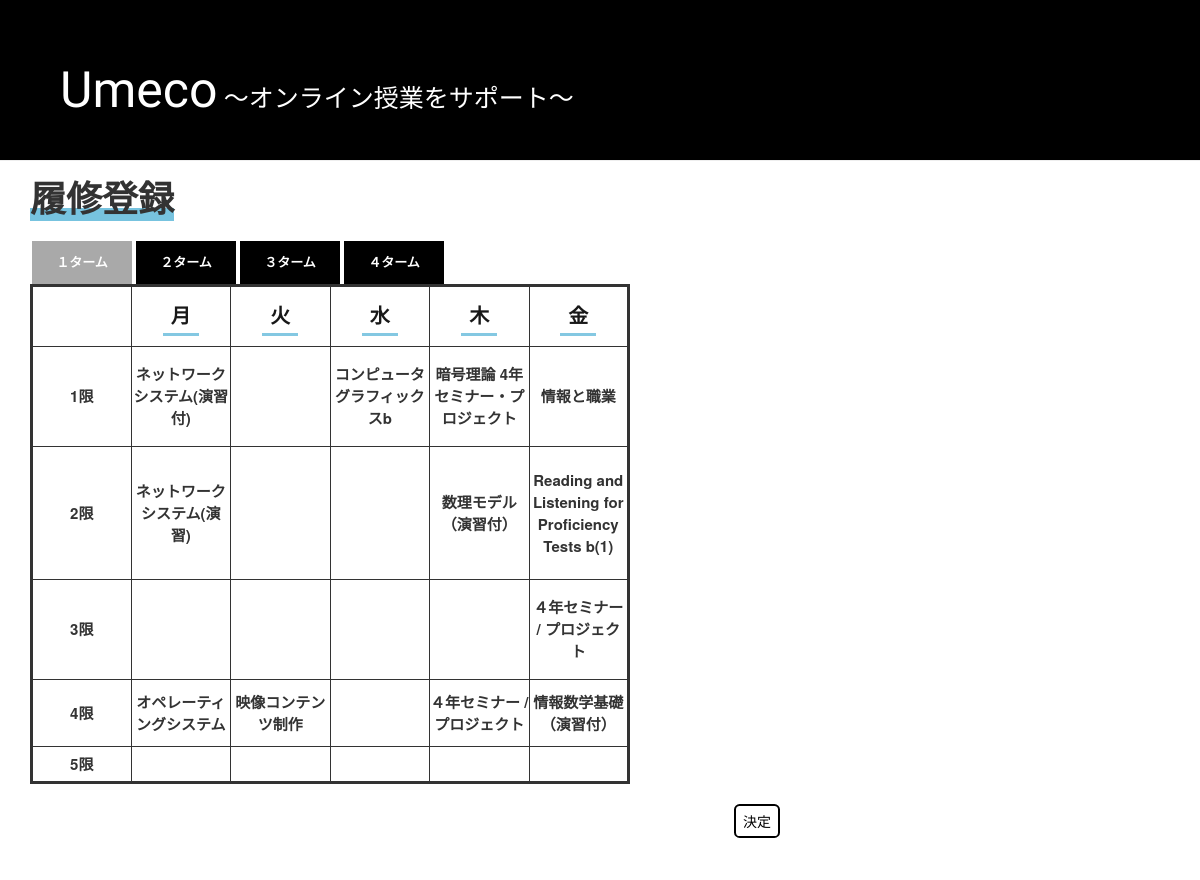
Screenshot of /course/ with the database file from the repository.
### blog/models.py (models this page shows, shortened)
class Post(models.Model):
    author = models.ForeignKey(settings.AUTH_USER_MODEL, on_delete=models.CASCADE)
    title = models.CharField(max_length=200)
    text = models.TextField()
    pursose = models.TextField()
    terget = models.TextField()
    course = models.TextField()
    textbook = models.TextField()
    evaluation = models.TextField()
    created_date = models.DateTimeField(default=timezone.now)
    published_date = models.DateTimeField(blank=True, null=True)
    time = models.CharField(max_length=20)
    t_mail = models.CharField(max_length=200)
    subjecturl =  models.TextField()
    sllabus = models.TextField()
    homework = models.TextField()
    lesson = models.TextField()
    regi = models.CharField(max_length=5)

class Post3(models.Model):
    author = models.ForeignKey(settings.AUTH_USER_MODEL, on_delete=models.CASCADE)
    title = models.CharField(max_length=200)
    text = models.TextField()
    pursose = models.TextField()
    terget = models.TextField()
    course = models.TextField()
    textbook = models.TextField()
    evaluation = models.TextField()
    created_date = models.DateTimeField(default=timezone.now)
    published_date = models.DateTimeField(blank=True, null=True)
    time = models.CharField(max_length=20)
    t_mail = models.CharField(max_length=200)
    subjecturl =  models.TextField()
    sllabus = models.TextField()
    homework = models.TextField()
    lesson = models.TextField()
    regi = models.CharField(max_length=5)

class Post4(models.Model):
    author = models.ForeignKey(settings.AUTH_USER_MODEL, on_delete=models.CASCADE)
    title = models.CharField(max_length=200)
    text = models.TextField()
    pursose = models.TextField()
    terget = models.TextField()
    course = models.TextField()
    textbook = models.TextField()
    evaluation = models.TextField()
    created_date = models.DateTimeField(default=timezone.now)
    published_date = models.DateTimeField(blank=True, null=True)
    time = models.CharField(max_length=20)
    t_mail = models.CharField(max_length=200)
    subjecturl =  models.TextField()
    sllabus = models.TextField()
    homework = models.TextField()
    lesson = models.TextField()
    regi = models.CharField(max_length=5)

class Post5(models.Model):
    author = models.ForeignKey(settings.AUTH_USER_MODEL, on_delete=models.CASCADE)
    title = models.CharField(max_length=200)
    text = models.TextField()
    pursose = models.TextField()
    terget = models.TextField()
    course = models.TextField()
    textbook = models.TextField()
    evaluation = models.TextField()
    created_date = models.DateTimeField(default=timezone.now)
    published_date = models.DateTimeField(blank=True, null=True)
    time = models.CharField(max_length=20)
    t_mail = models.CharField(max_length=200)
    subjecturl =  models.TextField()
    sllabus = models.TextField()
    homework = models.TextField()
    lesson = models.TextField()
    regi = models.CharField(max_length=5)

class Post2(models.Model):
    author = models.ForeignKey(settings.AUTH_USER_MODEL, on_delete=models.CASCADE)
    title = models.CharField(max_length=200)
    text = models.TextField()
    pursose = models.TextField()
    terget = models.TextField()
    course = models.TextField()
    textbook = models.TextField()
    evaluation = models.TextField()
    created_date = models.DateTimeField(default=timezone.now)
    published_date = models.DateTimeField(blank=True, null=True)
    time = models.CharField(max_length=20)
    t_mail = models.CharField(max_length=200)
    subjecturl =  models.TextField()
    sllabus = models.TextField()
    homework = models.TextField()
    lesson = models.TextField()
    regi = models.CharField(max_length=5)

### blog/views.py (the view)
# urls.py: path('course/', views.course, name='course'),
def course(request):
    context = {
        'post': Post.objects.all(),
        'post2': Post2.objects.all(),
        'post3': Post3.objects.all(),
        'post4': Post4.objects.all(),
        'post5': Post5.objects.all(),
    }
    return render(request, 'blog/course.html', context)

### blog/templates/blog/course.html (shortened to what this page needs)
{% extends 'blog/base.html' %}
{% block content %}
<h1>履修登録</h1>
<div class="tab_wrap">
  <div class="tab_area">
    <label class="tab1_label" for ="tab1">１ターム</label>
    <label class="tab2_label" for ="tab2">２ターム</label>
    <label class="tab3_label" for ="tab3">３ターム</label>
    <label class="tab4_label" for ="tab4">４ターム</label>
  </div>
  <div class="panel_area">
    <div id="panel1" class="tab_panel">
      <table border="3" width="600px" height="500px" cellspacing="0" cellpadding="5" bordercolor="#333333" bgcolor="#fff">
	<tr>
	  <th> </th>
	  <th><form action="{% url 'post_list' %}"><input id="next" type="submit" value="月" class="button"></form></th>
	  <th><form action="{% url 'post_list2' %}"><input id="next" type="submit" value="火" class="button"></form></th>
	  <th><form action="{% url 'post_list3' %}"><input id="next" type="submit" value="水" class="button"></form></th>
	  <th><form action="{% url 'post_list4' %}"><input id="next" type="submit" value="木" class="button"></form></th>
	  <th><form action="{% url 'post_list5' %}"><input id="next" type="submit" value="金" class="button"></form></th>
	</tr>
	<tr>
	  <th>1限</th>
	  <th>
	    {% for post in post %}
	    {% if post.regi == "1" %}
	    {% if post.time == "1" %}
	    {{ post.title }}
	    {% endif %}
	    {% endif %}
	    {% endfor %}
	  </th>
	  <th>
	  </th>
	  <th>
	    {% for post3 in post3 %}
	    {% if post3.regi == "1" %}
	    {% if post3.time == "1" %}
	    {{ post3.title }}
	    {% endif %}
	    {% endif %}
	    {% endfor %}
	  </th>
	  <th>
	    {% for post4 in post4 %}
	    {% if post4.regi == "1" %}
	    {% if post4.time == "1" %}
	    {{ post4.title }}
	    {% endif %}
	    {% endif %}
	    {% endfor %}
	  </th>
	  <th>
	    {% for post5 in post5 %}
	    {% if post5.regi == "1" %}
	    {% if post5.time == "1" %}
	    {{ post5.title }}
	    {% endif %}
	    {% endif %}
	    {% endfor %}
	  </th>
	</tr>
	<tr>
	  <th>2限</th>
	  <th>
	    {% for post in post %}
	    {% if post.regi == "1" %}
	    {% if post.time == "2" %}
	    {{ post.title }}
	    {% endif %}
	    {% endif %}
	    {% endfor %}
	  </th>
	  <th>
	  </th>
	  <th>
	  </th>
	  <th>
	    {% for post4 in post4 %}
	    {% if post4.regi == "1" %}
	    {% if post4.time == "2" %}
	    {{ post4.title }}
	    {% endif %}
	    {% endif %}
	    {% endfor %}
	  </th>
	  <th>
	    {% for post5 in post5 %}
	    {% if post5.regi == "1" %}
	    {% if post5.time == "2" %}
	    {{ post5.title }}
	    {% endif %}
	    {% endif %}
	    {% endfor %}
	  </th>
	</tr>
	<tr>
	  <th>3限</th>
	  <th>
	  </th>
	  <th>
	  </th>
	  <th>
	  </th>
	  <th>
	  </th>
	  <th>
	    {% for post5 in post5 %}
	    {% if post5.regi == "1" %}
	    {% if post5.time == "3" %}
	    {{ post5.title }}
	    {% endif %}
	    {% endif %}
	    {% endfor %}
	  </th>
	</tr>
	<tr>
	  <th>4限</th>
	  <th>
	    {% for post in post %}
	    {% if post.regi == "1" %}
	    {% if post.time == "4" %}
	    {{ post.title }}
	    {% endif %}
	    {% endif %}
	    {% endfor %}
	  </th>
	  <th>
	    {% for post2 in post2 %}
	    {% if post2.regi == "1" %}
	    {% if post2.time == "4" %}
	    {{ post2.title }}
	    {% endif %}
	    {% endif %}
	    {% endfor %}
	  </th>
	  <th>
	  </th>
	  <th>
	    {% for post4 in post4 %}
	    {% if post4.regi == "1" %}
	    {% if post4.time == "4" %}
	    {{ post4.title }}
	    {% endif %}
	    {% endif %}
	    {% endfor %}
	  </th>
	  <th>
	    {% for post5 in post5 %}
	    {% if post5.regi == "1" %}
	    {% if post5.time == "4" %}
	    {{ post5.title }}
	    {% endif %}
	    {% endif %}
	    {% endfor %}
	  </th>
	</tr>
	<tr>
	  <th>5限</th>
	  <th>
	  </th>
	  <th>
	  </th>
	  <th>
	  </th>
	  <th>
	  </th>
	  <th>
	  </th>
	</tr>
      </table>
      <br>
      <a href="javascript:OnLinkClick();" class="back">
   決定
</a>
    </div>
  </div>
</div>
{% endblock %}

### blog/templates/blog/base.html (shortened to what this page needs)
{% load static %}
<html>
  <head>
    <link rel="stylesheet" href="//maxcdn.bootstrapcdn.com/bootstrap/3.2.0/css/bootstrap.min.css">
    <link rel="stylesheet" href="//maxcdn.bootstrapcdn.com/bootstrap/3.2.0/css/bootstrap-theme.min.css">
    <link rel="stylesheet" href="{% static 'css/class.css' %}">
  </head>
  <body>
    <div class="page-header">
      <a href="/">
	<p class="title">Umeco<span style="font-size:25px; font-family:'Kosugi Maru'"> 〜オンライン授業をサポート〜</span></p>
      </a>
    </div>
    <div class="content container">
      <div class="row">
        <div class="col-md-8">
          {% block content %}
          {% endblock %}
        </div>
      </div>
    </div>
  </body>
</html>

### blog/static/css/class.css (style rules this page uses)
body { margin:0; margin-bottom:5%; }
.page-header { background-color:black; margin-top:0; }
.page-header a { text-decoration:none; }
.title { font-size:50px; background-color:black; color:white; padding-left:5%; padding-top:55px; padding-bottom:15px; white-space: nowrap; font-family:'Carter One'; }
.back { display:inline-block; border-radius: 0.4em; margin-bottom:15px; border: 2px solid; color:black; padding:5px 7px; float:right; }
h1 { font-weight:bolder; }
h1 { font-weight:bolder; background: linear-gradient(transparent 70%, rgb(119, 195, 223) 70%); display:inline; font-family:'Carter One'; }
.button { display : inline-block; font-size : 15pt; text-align : center; cursor : pointer; padding : 8px 8px; background : #fff; color : #000; line-height : 1em; opacity : 0.9; transition : .3s; border: none; border-bottom:solid; border-color:rgb(119, 195, 223); outline:none; }
th { text-align:center; width:16.6%; font-size:15px; }
th form { margin:0; }
.tab_wrap { width:100%; margin:20px 0; }
.tab_area { font-size:0; margin:0 0px; }
.tab_area label { width:100px; margin:0 2px; display:inline-block; padding:12px 0; color:#fff; background:#000; text-align:center; font-size:13px; cursor:pointer; transition:ease 0.2s opacity; }
.tab_panel { width:100%; padding:0; display:none; }
#tab1:checked ~ .tab_area .tab1_label { background:#a9a9a9; color:#fff; }
#tab1:checked ~ .panel_area #panel1 { display:block; }

### rows the page displays
Post: title "ネットワークシステム(演習付)"
Post3: title "コンピュータグラフィックスb"
Post4: title "暗号理論"
Post4: title "4年セミナー・プロジェクト"
Post5: title "情報と職業"
Post: title "ネットワークシステム(演習)"
Post4: title "数理モデル（演習付）"
Post5: title "Reading and Listening for Proficiency Tests b(1)"
Post5: title "４年セミナー / プロジェクト"
Post: title "オペレーティングシステム"
Post2: title "映像コンテンツ制作"
Post4: title "４年セミナー / プロジェクト"
Post5: title "情報数学基礎（演習付）"
